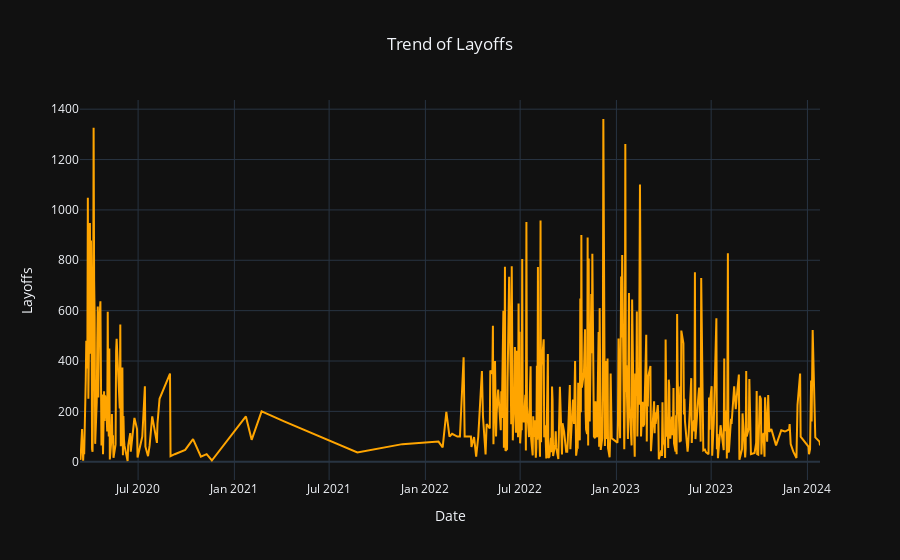

Notebook code for this chart:
### Markdown cell above
## 3. Layoffs Over Time

### Code cell
# Convert the 'Date' column to a datetime format
clean_df.loc[:, 'Date'] = pd.to_datetime(clean_df['Date'])

# Group by date and sum the layoffs
date_layoffs = (
    clean_df
    .groupby('Date')['Layoffs']
    .sum()
    .reset_index()
)

# Time series plot for layoffs over time
fig_date = px.line(
    date_layoffs,
    x = 'Date',
    y = 'Layoffs',
    title = 'Trend of Layoffs',
    template = 'plotly_dark'
)

fig_date.update_layout(title_x = 0.5)
fig_date.update_traces(line_color = 'orange')

fig_date.show()

### Figure 1 — Plotly figure (JSON) as saved in the notebook; plotly's stock layout.template omitted (floating-point values rounded to 4 significant figures; data arrays with more than 128 entries replaced by an {"elided": "..."} marker saying what was removed)
{"data": [{"hovertemplate": "Date=%{x}<br>Layoffs=%{y}<extra></extra>", "legendgroup": "", "line": {"color": "orange", "dash": "solid"}, "marker": {"symbol": "circle"}, "mode": "lines", "name": "", "orientation": "v", "showlegend": false, "type": "scatter", "x": {"elided": "451 str values"}, "xaxis": "x", "y": {"elided": "451 int values"}, "yaxis": "y"}], "layout": {"legend": {"tracegroupgap": 0}, "title": {"text": "Trend of Layoffs", "x": 0.5}, "xaxis": {"anchor": "y", "domain": [0, 1], "title": {"text": "Date"}}, "yaxis": {"anchor": "x", "domain": [0, 1], "title": {"text": "Layoffs"}}}}
